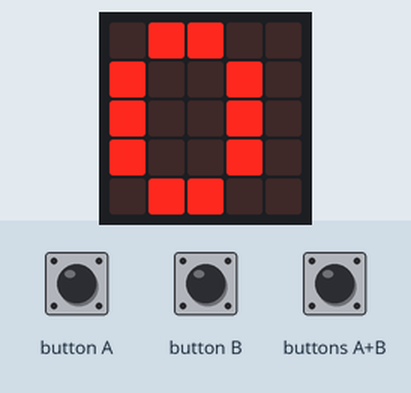
This program was run on a simulated BBC micro:bit (MakeCode). Parts: the board's 5×5 LED display. Inputs (shaded band) come from the test bench.

Above: at 1.2 s.
1.3 s: button A pressed for 0.15 s
At 2.9 s:
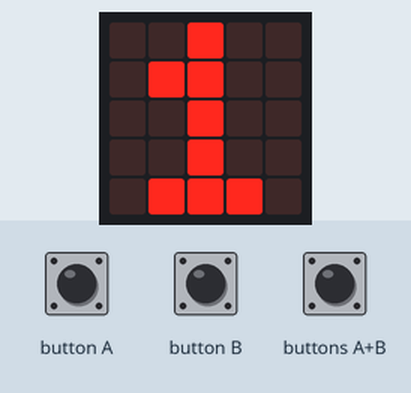
3.2 s: button B pressed for 0.15 s
At 4.6 s:
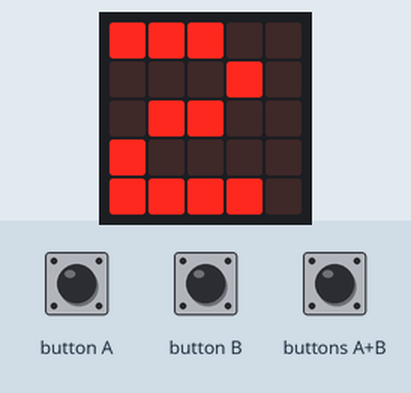
4.9 s: buttons A+B pressed for 0.15 s
At 6.2 s:
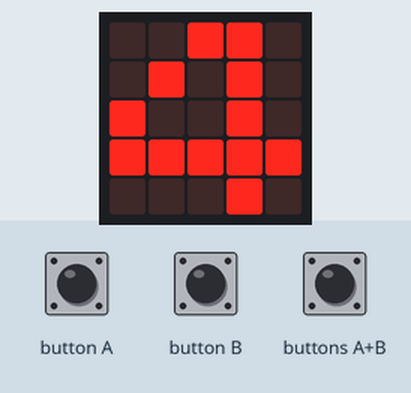
6.7 s: buttons A+B pressed for 1 s
At 8.6 s:
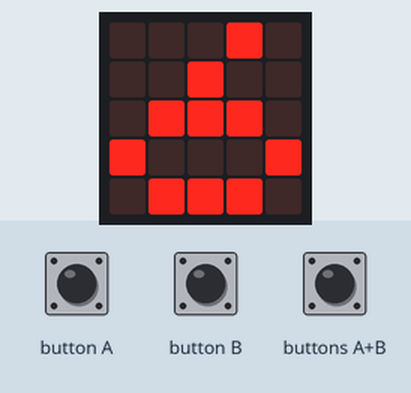
9.3 s: button A pressed for 0.15 s
At 10.1 s:
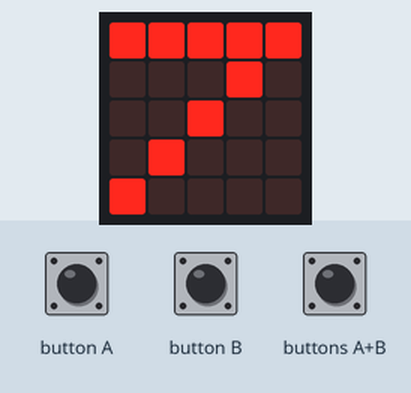
11.0 s: button B pressed for 0.15 s
At 11.7 s:
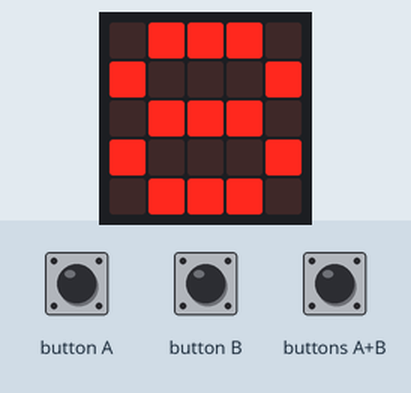
Timing chart, 0 to 13.8 s (numbered marks = the images above; inputs shaded):
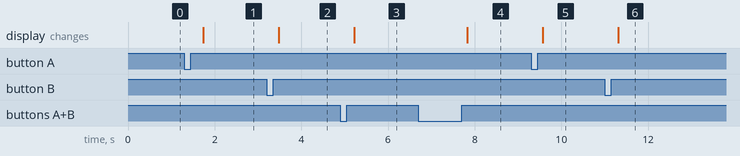

The program:

main.ts
```typescript
input.onButtonPressed(Button.A, function () {
    click += 1
})
input.onButtonPressed(Button.AB, function () {
    click += 2
})
input.onButtonPressed(Button.B, function () {
    click += 1
})
let click = 0
basic.forever(function () {
    basic.showNumber(click)
    basic.pause(100)
})
```

test.ts
```typescript
// 在這裡測試；當此封包作為擴充功能時，將不會編譯此內容。
```

Measured:
- after the input at 1.3 s, the display: changes after 0.44 s (image 1)
- after the input at 3.2 s, the display: changes after 0.28 s (image 2)
- after the input at 4.9 s, the display: changes after 0.32 s (image 3)
- after the input at 6.7 s, the display: changes after 1.1 s (image 4)
- after the input at 9.3 s, the display: changes after 0.27 s (image 5)
- after the input at 11.0 s, the display: changes after 0.31 s (image 6)
